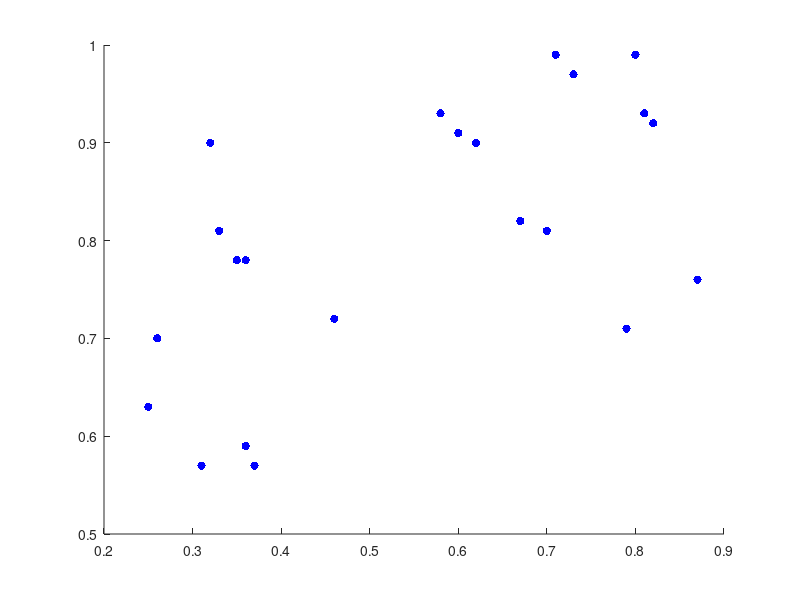

This chart was generated by the following MATLAB code: (Note: this script raises an error after producing the figure.)
clear all;clc; figure; hold on;

data = load('data2.txt');

ylabel_o = {'Q(*)','Q(*N)','Q(*NH)','Q(*NH_2)'};

datax = 1;
datay = 2;

a = 0.307;
b = 0.64;

ida = find(data(:,8) == 0);
ids = find(data(:,8) == 1);

h = scatter(data(ida,datax),data(ida,datay),'b','filled');
h.MarkerFaceColor = '#11468F';
h.SizeData = 50;

h = scatter(data(ids,datax),data(ids,datay),'b','filled');
h.MarkerFaceColor = '#DA1212';
h.Marker = 'square';
h.SizeData = 70;

x_min = min(data(ida,datax));
x_max = max(data(ida,datax));

x = x_min:0.01:x_max;
y = a*x+b;
plot(x,y,'k-','LineWidth',2.5);

l = legend('TM-ads','TM-S','Location','southeast');
l.LineWidth = 0.5;

xlabel(ylabel_o{datax});
ylabel(ylabel_o{datay});

box on;
axis square;
set(gca,'LineWidth',1.5);
set(gca,'FontSize',14);